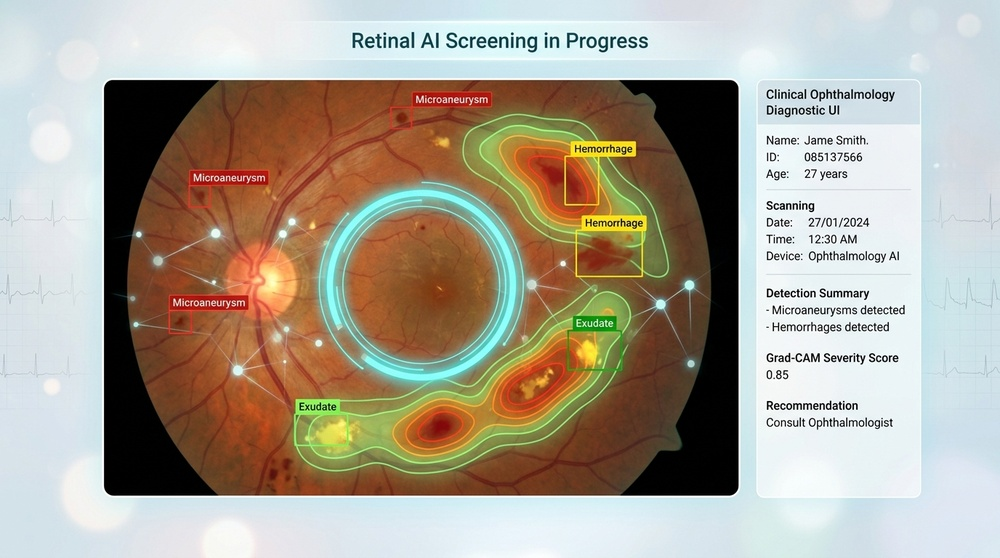
%> input picture ai_dr_bg_scan.jpg, 1000 x 558 px, shrunk from 1376 x 768 before the run
$ octave --eval "result = detectOpticDiscFovea(imread('../../../../ai_dr_bg_scan.jpg'));"   (GNU Octave 9; MATLAB toolbox functions it lacks are replaced by stand-ins)
%> lines starting %> are read from the running program, lines starting %| are printed output that depends on the picture; in (x1, y1, x2, y2) boxes, pixels count from 0 and x2, y2 are one past the last pixel; in counts of white or black regions, pixels touching at a corner belong together; the program's own positions count from 1
function [discInfo, foveaInfo] = detectOpticDiscFovea(img)
%DETECTOPTICDISCFOVEA  Localize optic disc and fovea in a fundus image.
%
%   [discInfo, foveaInfo] = DETECTOPTICDISCFOVEA(img)
%
%   discInfo:  struct with .center [x y], .radius, .mask, .confidence
%   foveaInfo: struct with .center [x y], .confidence
%
%   Method:
%     Optic disc  - the disc is the brightest large, roughly circular,
%                   high-contrast region on the red/green channels. We
%                   combine a percentile brightness mask with Hough-circle
%                   search constrained to a plausible radius range.
%     Fovea       - located in the darkest macular region within a search
%                   window at ~2.5 disc-diameters temporal to the disc
%                   (nasal/temporal side inferred from which half of the
%                   image the disc falls in, a standard fundus convention).

    if size(img,3) == 3
        green = im2double(img(:,:,2));
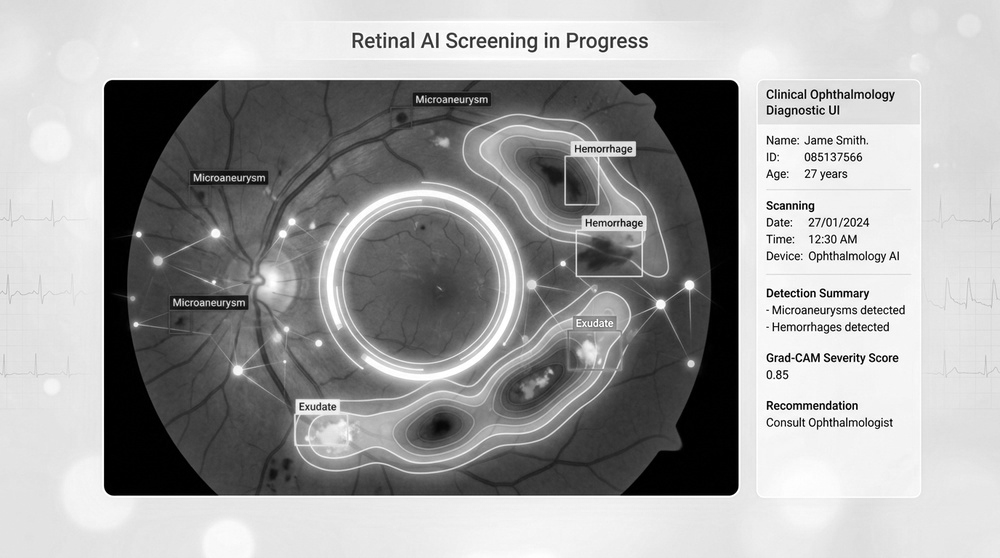
%> green: size 558x1000 double; min 0, max 1, mean 0.635
        red   = im2double(img(:,:,1));
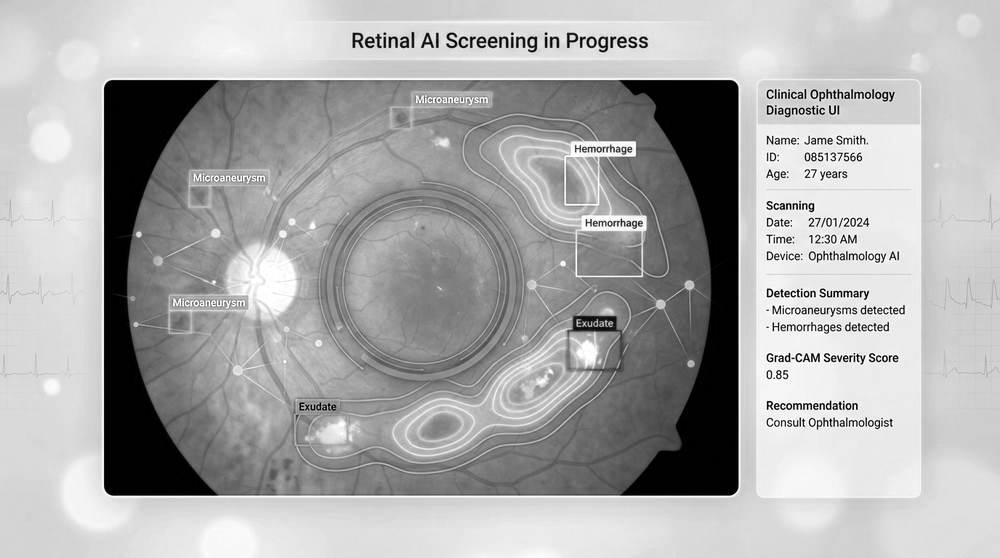
%> red: size 558x1000 double; min 0, max 1, mean 0.668
    else
        green = im2double(img);
        red = green;
    end
    [h, w] = size(green);
%> h = 558; w = 1000

    % ---------- Optic disc ----------
    brightChannel = 0.75*red + 0.25*green; % disc is brightest in red/green
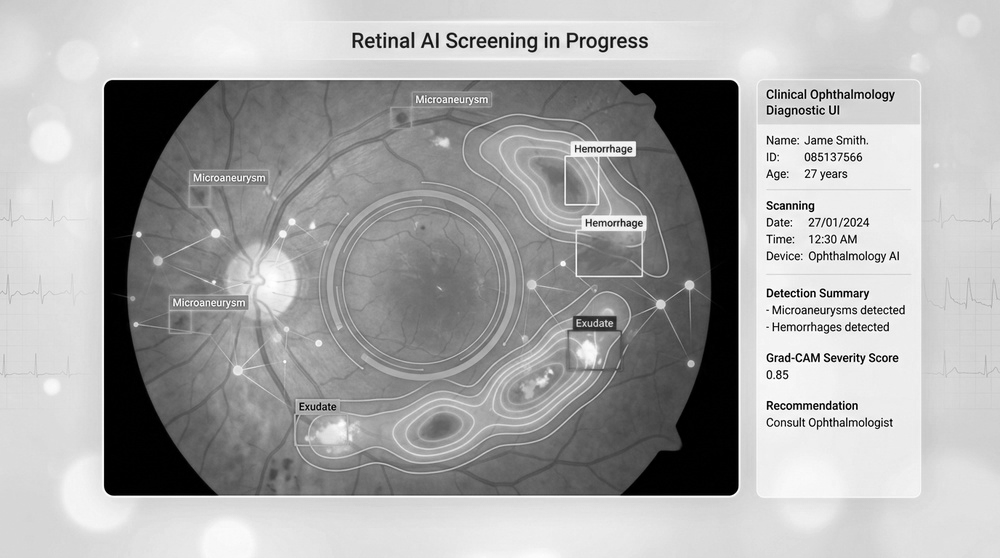
%> brightChannel: size 558x1000 double; min 0, max 1, mean 0.66
    smoothed = imgaussfilt(brightChannel, 5);
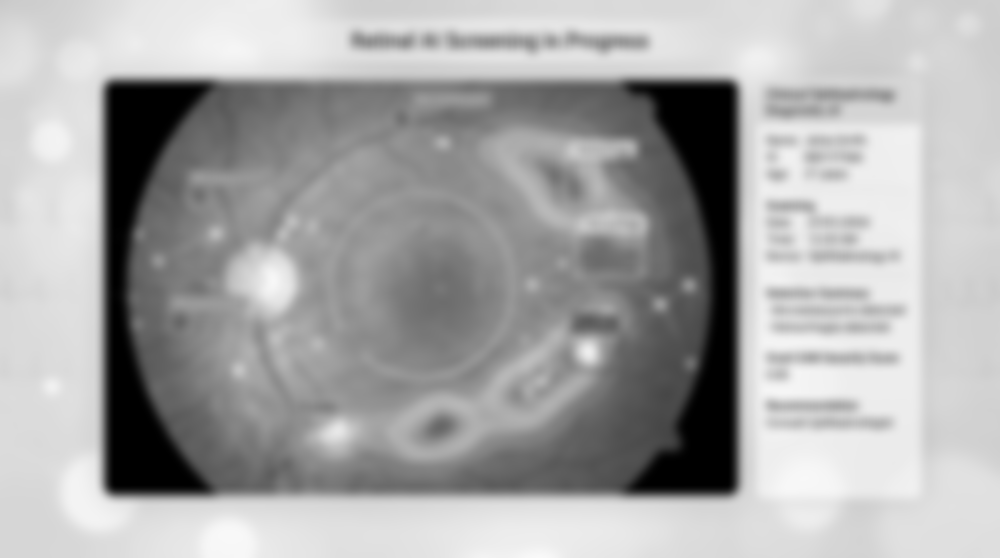
%> smoothed: size 558x1000 double; min 0.000638, max 0.977, mean 0.66

    % Candidate radius range scaled to image size (disc ~= 1/8 to 1/5 of
    % typical 45-degree FOV fundus image width)
    rMin = round(w * 0.03);
%> rMin = 30
    rMax = round(w * 0.10);
%> rMax = 100

    try
        [centers, radii, metric] = imfindcircles(smoothed, [rMin rMax], ...
            'ObjectPolarity', 'bright', 'Sensitivity', 0.94, 'EdgeThreshold', 0.1);
%> centers = 100 rows, first 12: [261.9 282.9; 522.4 395.6; 444 429.9; 334.9 427.7; 568.6 187.8; 519.7 165.6; 434.1 392.6; 347.5 452.9; 421.5 419.1; 593.9 320.3; 284.5 275.5; 164.9 297]; radii = 100 values, max 94.73 at index 50, min 30.96 at index 71, mean 47.62; metric = 100 values, max 1.39 at index 1, min 0.0504 at index 100, mean 0.227
    catch
        centers = []; radii = []; metric = [];
    end

    if ~isempty(centers)
        [~, idx] = max(metric);
%> idx = 1
        discInfo.center = centers(idx, :);
%> discInfo.center = [261.9 282.9]
        discInfo.radius = radii(idx);
%> discInfo.radius = 35.59
        discInfo.confidence = min(1, metric(idx) / 0.2);
%> discInfo.confidence = 1
    else
        % Fallback: brightest-region centroid via percentile thresholding
        thresh = prctile(smoothed(:), 97);
        bw = smoothed >= thresh;
        bw = bwareafilt(bw, 1);
        stats = regionprops(bw, 'Centroid', 'EquivDiameter');
        if ~isempty(stats)
            discInfo.center = stats(1).Centroid;
            discInfo.radius = stats(1).EquivDiameter / 2;
            discInfo.confidence = 0.4; % low-confidence fallback
        else
            discInfo.center = [w/2, h/2];
            discInfo.radius = round(w*0.06);
            discInfo.confidence = 0.1;
        end
    end
    [xg, yg] = meshgrid(1:w, 1:h);
    discInfo.mask = ((xg - discInfo.center(1)).^2 + (yg - discInfo.center(2)).^2) ...
                     <= discInfo.radius^2;
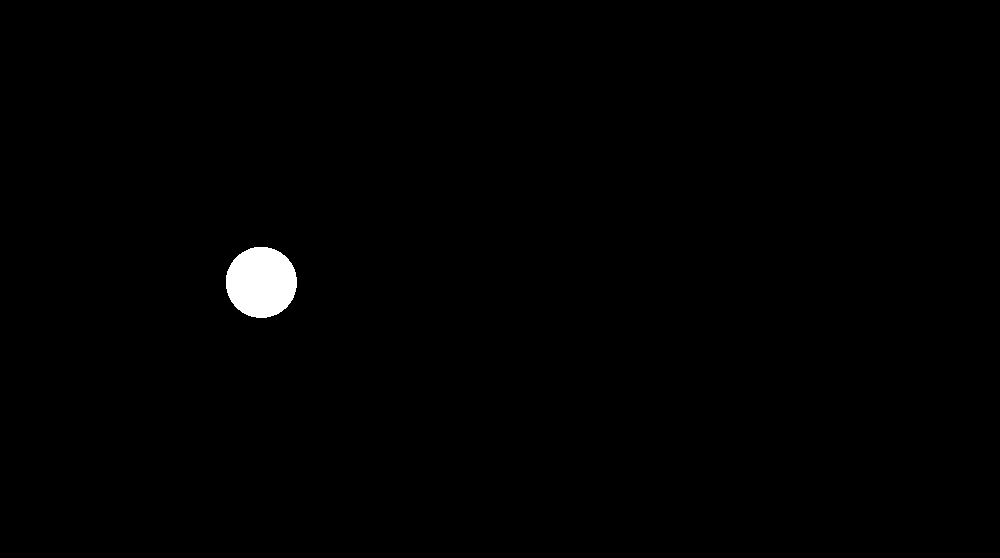
%> discInfo.mask: size 558x1000 logical; 0.71% white; 1 white region, box (x1, y1, x2, y2) and area: (226, 247, 297, 318) 3979

    % ---------- Fovea ----------
    % Search window: horizontally offset from disc by ~2-3 disc diameters,
    % on the side away from the image edge nearest the disc (temporal side),
    % vertically centered near the disc's vertical position.
    dd = discInfo.radius * 2;
%> dd = 71.17
    if discInfo.center(1) > w/2
        searchCx = discInfo.center(1) - 2.5*dd; % disc on right -> fovea to the left
    else
        searchCx = discInfo.center(1) + 2.5*dd;
%> searchCx = 439.8
    end
    searchCy = discInfo.center(2);
%> searchCy = 282.9
    winR = dd * 1.5;
%> winR = 106.8

    xr = max(1, round(searchCx - winR)) : min(w, round(searchCx + winR));
%> xr = 215 values from 333 to 547
    yr = max(1, round(searchCy - winR)) : min(h, round(searchCy + winR));
%> yr = 215 values from 176 to 390
    if isempty(xr) || isempty(yr)
        foveaInfo.center = [searchCx, searchCy];
        foveaInfo.confidence = 0.1;
        return;
    end
    window = green(yr, xr);
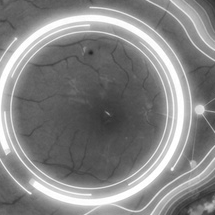
%> window: size 215x215 double; min 0.141, max 1, mean 0.519
    windowSmooth = imgaussfilt(window, 7);
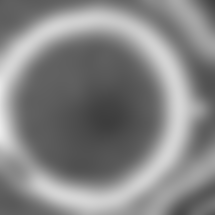
%> windowSmooth: size 215x215 double; min 0.241, max 0.922, mean 0.519
    [minVal, linIdx] = min(windowSmooth(:));
%> minVal = 0.241; linIdx = 22912
    [ry, rx] = ind2sub(size(windowSmooth), linIdx);
%> ry = 122; rx = 107
    foveaInfo.center = [xr(1) + rx - 1, yr(1) + ry - 1];
%> foveaInfo.center = [439 297]
    % confidence: how much darker than local surround (contrast-based)
    localContrast = mean(windowSmooth(:)) - minVal;
%> localContrast = 0.277
    foveaInfo.confidence = min(1, localContrast / 0.15);
%> foveaInfo.confidence = 1
%> `result = detectOpticDiscFovea(imread('../../../../ai_dr_bg_scan.jpg'));`: result = {center [261.9 282.9], radius 35.59, confidence 1}
end

$ run again, on ai_eye_neural_lens.jpg
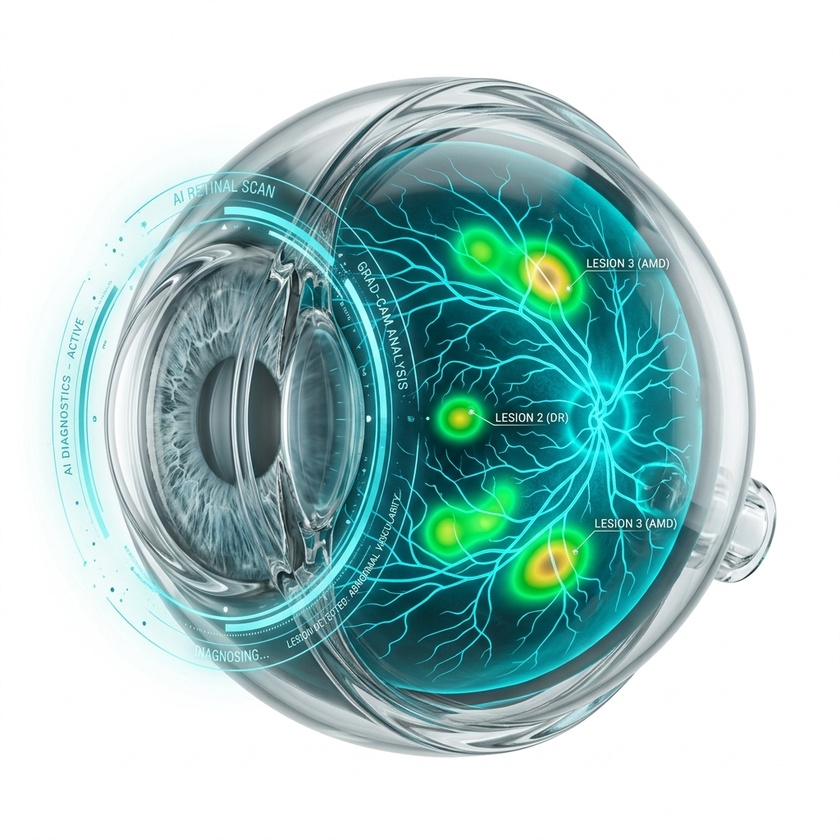
%> input picture ai_eye_neural_lens.jpg, 840 x 840 px, shrunk from 1024 x 1024 before the run
%> centers = 204 rows, first 12: [460.6 414.8; 538.7 285.7; 556 571.8; 545.5 554; 549.9 271.8; 261.5 419.5; 534 571.1; 668.4 236.4; 535.4 164.2; 702.8 497.6; 302 260.5; 488.6 244.1]; radii = 204 values, max 83.45 at index 39, min 25.25 at index 199, mean 38.69; metric = 204 values, max 1.05 at index 1, min 0.0681 at index 204, mean 0.238
%> idx = 1
%> discInfo.center = [460.6 414.8]
%> discInfo.radius = 28.06
%> discInfo.confidence = 1
%> in detectOpticDiscFovea, `discInfo.mask = ((xg - discInfo.center(1)).^2 + (yg - discInfo.center(..`:
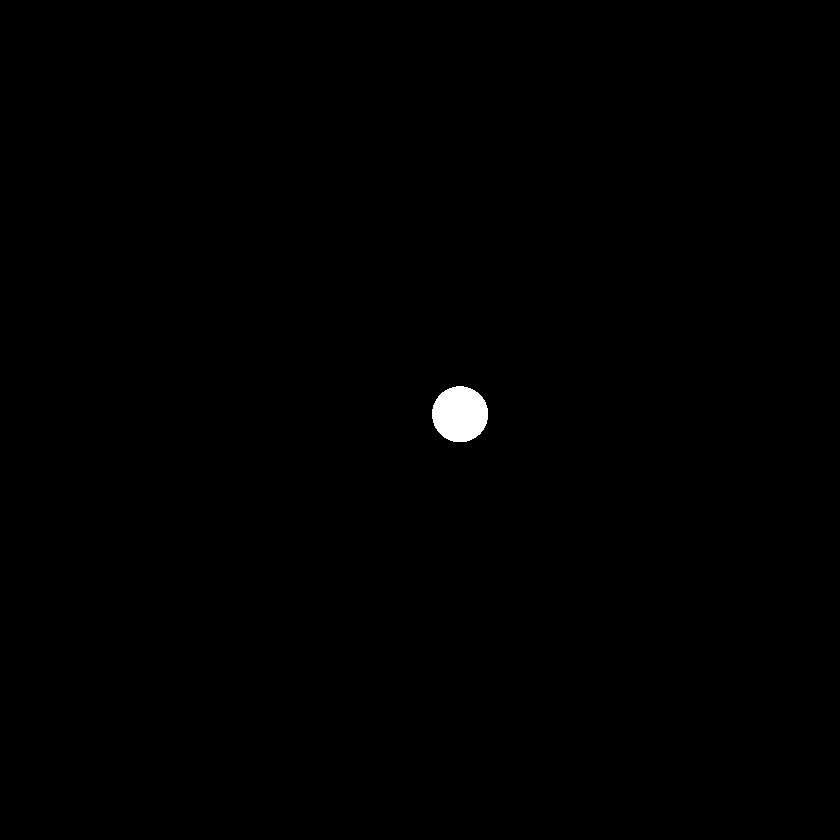
%> discInfo.mask: size 840x840 logical; 0.35% white; 1 white region, box (x1, y1, x2, y2) and area: (432, 386, 488, 442) 2473
%> dd = 56.13
%> searchCx = 320.3
%> searchCy = 414.8
%> winR = 84.19
%> xr = 169 values from 236 to 404
%> yr = 169 values from 331 to 499
%> in detectOpticDiscFovea, `windowSmooth = imgaussfilt(window, 7);`:
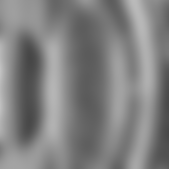
%> windowSmooth: size 169x169 double; min 0.278, max 0.761, mean 0.505
%> minVal = 0.278; linIdx = 4960
%> ry = 59; rx = 30
%> foveaInfo.center = [265 389]
%> localContrast = 0.227
%> foveaInfo.confidence = 1
%> result = {center [460.6 414.8], radius 28.06, confidence 1}
